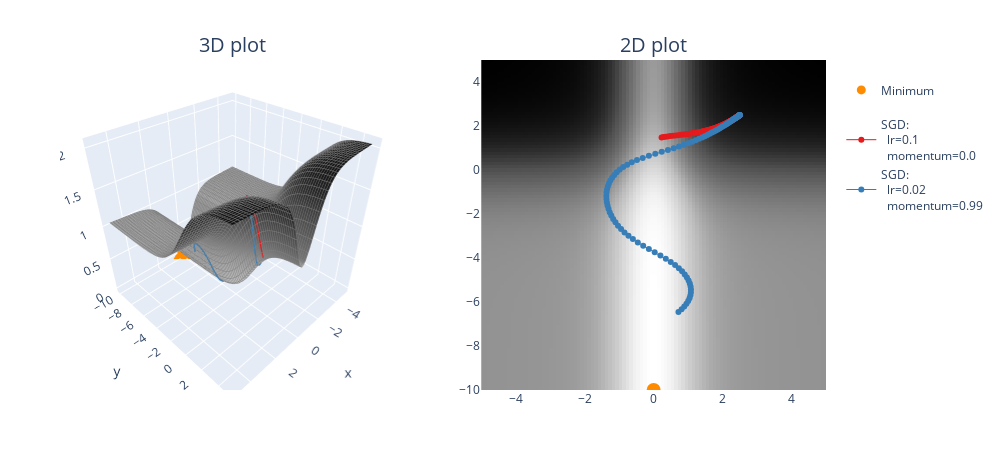

This figure's notebook cell:
### Markdown cell above
### Exercise - implement `opt_fn_with_sgd`

> ```yaml
> Difficulty: 🔴🔴🔴⚪⚪
> Importance: 🔵🔵🔵🔵⚪
> 
> You should spend up to 15-20 minutes on this exercise.
> ```

Implement the `opt_fn_with_sgd` function using `torch.optim.SGD`. This function optimizes parameters `(x, y)` (which represent coordinates at which we evaluate a function) using gradient descent on that function value. In other words, this should look just like your optimization loops in previous days' material, except rather than passing in `model.parameters()` to your optimizer, you pass in `(xy,)` (because it needs to be an iterable of parameters, not just a single parameter).

Remember, your update steps `optimizer.step()` will automatically change the values of `xy` inplace - this means that you shouldn't store past values like `xy_list.append(xy)` because then past elements of that list will be modified when `xy` is updated. Instead, you should use something like `xy_list.append(xy.detach().clone())` to make sure you're returning a copy of the tensor, which won't continue to be modified.

We've also provided you with a function `plot_fn_with_points`, which plots a function as well as a list of points produced by functions like the one above. The code below starts from `(2.5, 2.5)` and adds the resulting trajectory of `(x, y)` coordinates to the contour plot. Does it find the minimum? Play with the learning rate and momentum a bit and see how close you can get within 100 iterations.

### Code cell
def opt_fn_with_sgd(
    fn: Callable, xy: Float[Tensor, "2"], lr=0.001, momentum=0.98, n_iters: int = 100
) -> Float[Tensor, "n_iters 2"]:
    """
    Optimize the a given function starting from the specified point.

    xy: shape (2,). The (x, y) starting point.
    n_iters: number of steps.
    lr, momentum: parameters passed to the torch.optim.SGD optimizer.

    Return: (n_iters+1, 2). The (x, y) values, from initial values to values after step `n_iters`.
    """
    xy.requires_grad = True
    optimizer = t.optim.SGD((xy,), lr=lr, momentum=momentum)
    # Make sure tensor has requires_grad=True, otherwise it can't be optimized (more on this tomorrow!)
    assert xy.requires_grad

    xy_list = [xy.detach().clone()]
    for i in range(n_iters):
        loss = fn(xy[0], xy[1])
        loss.backward()
        optimizer.step()
        optimizer.zero_grad()
        xy_list.append(xy.detach().clone())
        
    return t.stack(xy_list)


points = []

optimizer_list = [
    (optim.SGD, {"lr": 0.1, "momentum": 0.0}),
    (optim.SGD, {"lr": 0.02, "momentum": 0.99}),
]

for optimizer_class, params in optimizer_list:
    xy = t.tensor([2.5, 2.5], requires_grad=True)
    xys = opt_fn_with_sgd(
        pathological_curve_loss, xy=xy, lr=params["lr"], momentum=params["momentum"]
    )
    points.append((xys, optimizer_class, params))
    print(f"{params=}, last point={xys[-1]}")

plot_fn_with_points(pathological_curve_loss, points=points, min_points=[(0, "y_min")])
